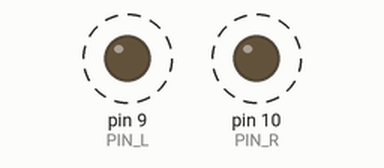
Simulated run of this sketch. Board: Arduino Uno, built with avr-gcc and run on an emulated ATmega328P. Parts: output pins drawn as LEDs (lit = HIGH). Dashed ring = blinking.

Above: at 0.15 s.
Timing chart, 0 to 3.0 s (numbered marks = the images above):
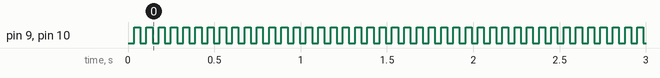

The sketch:

beacon_driver.ino
```cpp
// Both beacons use the same modulation signal.

const int PIN_L = 9;
const int PIN_R = 10;
const unsigned long INTERVAL = 35461; // Half-period in microseconds (14.1 Hz)

unsigned long last_time = 0;
int state = LOW;

void setup() {
  pinMode(PIN_L, OUTPUT);
  pinMode(PIN_R, OUTPUT);
}

void loop() {
  unsigned long now = micros();

  if (now - last_time >= INTERVAL) {
    state = !state;
    digitalWrite(PIN_L, state);
    digitalWrite(PIN_R, state);
    last_time = now;
  }
}
```

Measured:
- by itself, pin 9 (PIN_L), pin 10 (PIN_R): alternates HIGH for 0.04 s and LOW for 0.04 s
